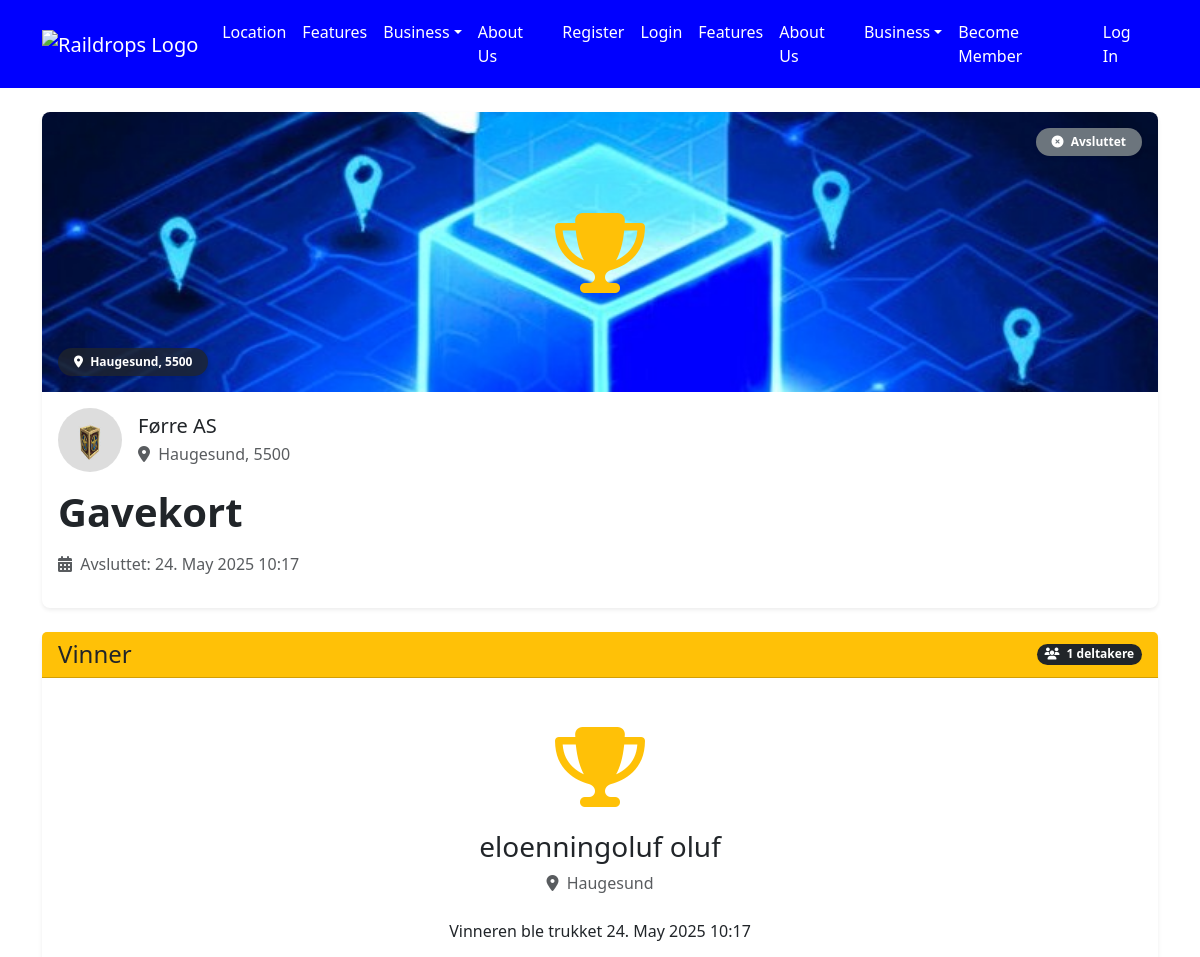
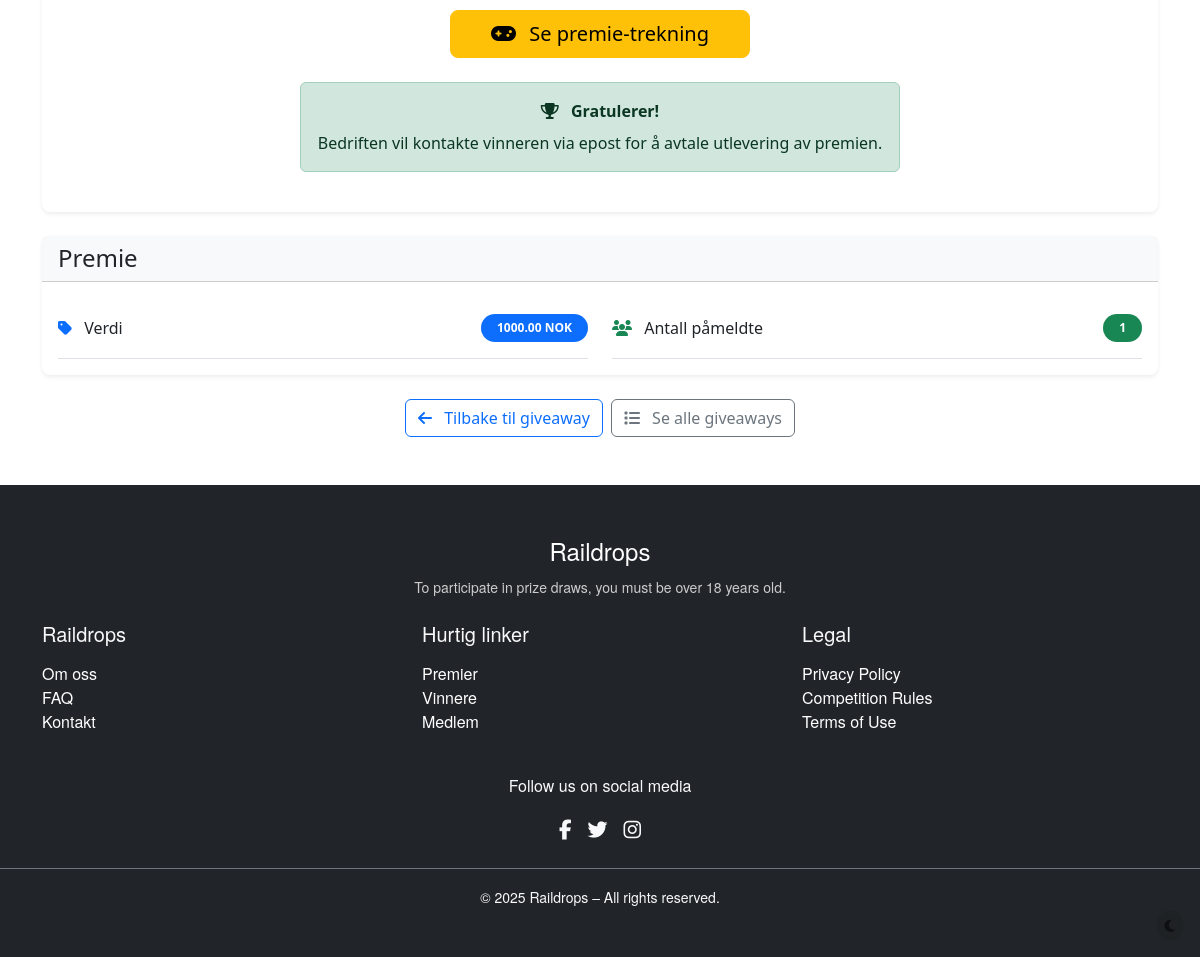
/giveaways/11/winner/, run on the app's committed database (2 pictures, top to bottom).
### giveaways/models.py (models this page shows, shortened)
class Giveaway(models.Model):
    business = models.ForeignKey(
        Business,
        on_delete=models.CASCADE,
        related_name="giveaways",
        db_index=True
    )
    title = models.CharField(max_length=255, db_index=True)
    description = models.TextField()
    image = models.ImageField(upload_to="giveaway_images/", blank=True, null=True)
    prize_value = models.DecimalField(
        max_digits=10,
        decimal_places=2,
        verbose_name="Prize Value",
        null=True,
        blank=True
    )
    start_date = models.DateTimeField(db_index=True)
    end_date = models.DateTimeField(db_index=True)
    is_active = models.BooleanField(default=True, db_index=True)
    created_at = models.DateTimeField(auto_now_add=True, db_index=True)
    signup_question = models.CharField(
        max_length=255,
        blank=True,
        verbose_name="Signup Question"
    )
    signup_options = models.JSONField(
        blank=True,
        null=True,
        verbose_name="Answer Options (max 4)"
    )
    def entry_count(self) -> int:
        return self.entries.count()
    class Meta:
        verbose_name = "Giveaway"
        verbose_name_plural = "Giveaways"
        ordering = ['-created_at']
        indexes = [
            models.Index(fields=['business', 'is_active']),
            models.Index(fields=['start_date', 'end_date']),
            models.Index(fields=['is_active', 'start_date', 'end_date']),
        ]

class Winner(models.Model):
    giveaway = models.OneToOneField(
        Giveaway,
        on_delete=models.CASCADE,
        related_name="winner",
        db_index=True
    )
    user = models.ForeignKey(
        settings.AUTH_USER_MODEL,
        on_delete=models.CASCADE,
        related_name="giveaway_wins",
        db_index=True
    )
    selected_at = models.DateTimeField(auto_now_add=True, db_index=True)
    notification_sent = models.BooleanField(default=False, db_index=True)
    def get_entry(self) -> Optional['Entry']:
        try:
            return Entry.objects.get(giveaway=self.giveaway, user=self.user)
        except Entry.DoesNotExist:
            logger.warning(f"No entry found for winner {self.user.email} in giveaway {self.giveaway.id}")
            return None
    class Meta:
        verbose_name = "Winner"
        verbose_name_plural = "Winners"
        ordering = ['-selected_at']
        indexes = [
            models.Index(fields=['user', 'selected_at']),
            models.Index(fields=['notification_sent']),
        ]

class Entry(models.Model):
    giveaway = models.ForeignKey(
        Giveaway,
        on_delete=models.CASCADE,
        related_name="entries",
        db_index=True
    )
    user = models.ForeignKey(
        settings.AUTH_USER_MODEL,
        on_delete=models.CASCADE,
        related_name="entries",
        db_index=True
    )
    answer = models.CharField(max_length=255, blank=True, db_index=True)
    user_location_city = models.CharField(max_length=100, blank=True, db_index=True)
    entered_at = models.DateTimeField(auto_now_add=True, db_index=True)
    class Meta:
        verbose_name = "Entry"
        verbose_name_plural = "Entries"
        ordering = ['-entered_at']
        unique_together = ('giveaway', 'user')
        indexes = [
            models.Index(fields=['giveaway', 'answer']),
            models.Index(fields=['user', 'entered_at']),
            models.Index(fields=['user_location_city']),
        ]

### businesses/models.py (models this page shows, shortened)
class Business(models.Model):
    user = models.OneToOneField(
        settings.AUTH_USER_MODEL,
        on_delete=models.CASCADE,
        related_name="business_account",
        db_index=True
    )
    admin = models.ForeignKey(
        settings.AUTH_USER_MODEL,
        on_delete=models.CASCADE,
        related_name="admin_businesses",
        help_text="User who is the admin for this business",
        db_index=True
    )
    organization_number = models.CharField(
        max_length=20,
        unique=True,
        null=True,
        blank=True,
        help_text="Organization number must be unique",
        db_index=True
    )
    name = models.CharField(max_length=255, db_index=True)
    description = models.TextField(blank=True)
    logo = models.ImageField(upload_to="business_logos/", blank=True, null=True)
    website = models.URLField(blank=True, null=True)
    postal_code = models.CharField(max_length=10, blank=True, db_index=True)
    city = models.CharField(max_length=64, blank=True, db_index=True)
    address = models.CharField(
        max_length=255,
        blank=True,
        null=True,
        verbose_name="Address",
        help_text="Street address of the business"
    )
    phone = models.CharField(
        max_length=32,
        blank=True,
        null=True,
        verbose_name="Phone",
        help_text="Contact phone for the business"
    )
    contact_person = models.CharField(
        max_length=128,
        blank=True,
        null=True,
        verbose_name="Contact Person",
        help_text="Name of the main contact for the business"
    )
    social_media = models.JSONField(
        blank=True,
        null=True,
        verbose_name="Social Media",
        help_text="Links to Facebook, Instagram, etc."
    )
    created_at = models.DateTimeField(auto_now_add=True, db_index=True)
    class Meta:
        verbose_name = "Bedrift"
        verbose_name_plural = "Bedrifter"
        ordering = ['-created_at']
        indexes = [
            models.Index(fields=['name', 'city']),
            models.Index(fields=['created_at']),
            models.Index(fields=['admin'])
        ]

### accounts/models.py (models this page shows, shortened)
class User(AbstractUser):
    email = models.EmailField(
        _('email address'),
        unique=True,
        db_index=True,  # Add index for better performance
        help_text="Unique email address for login."
    )
    profile_image = models.ImageField(
        upload_to='profile_pics/',
        blank=True,
        null=True,
        help_text="Profile image for the user."
    )
    city = models.CharField(
        max_length=100,
        blank=True,
        db_index=True,  # Add index for location-based filtering
        help_text="User's city/location."
    )
    USERNAME_FIELD = 'email'
    REQUIRED_FIELDS = ['username']  # username is still required for admin compatibility

### giveaways/views.py (the view)
class GiveawayWinnerView(DetailView):
    model = Giveaway
    template_name = 'giveaways/giveaway_winner.html'
    context_object_name = 'giveaway'
    def get_context_data(self, **kwargs):
        context = super().get_context_data(**kwargs)
        giveaway = self.get_object()
        context['business'] = giveaway.business
        try:
            winner = Winner.objects.get(giveaway=giveaway)
            context['winner'] = winner
            winner_entry = winner.get_entry()
            if winner_entry:
                context['winner_entry'] = winner_entry
        except Winner.DoesNotExist:
            context['no_winner_yet'] = True
        context['entries_count'] = giveaway.entry_count()
        if self.request.user.is_authenticated:
            context['has_joined'] = giveaway.entries.filter(user=self.request.user).exists()
        return context

### accounts/context_processors.py (called while the page is built)
def user_roles(request):
    user = request.user
    return {
        'is_member': user_is_member(user),
        'is_business': user_is_business(user),
    }

### accounts/permissions.py (called while the page is built)
def user_is_member(user) -> bool:
    return (
        user.is_authenticated
        and not hasattr(user, "business_account")
        and user.groups.filter(name="Members").exists()
    )

def user_is_business(user) -> bool:
    return user.is_authenticated and hasattr(user, 'business_account')

### templates/giveaways/giveaway_winner.html (shortened to what this page needs)
{% extends 'base.html' %}
{% load static %}
{% block content %}
<div class="container mt-4 mb-5">
    <div class="card border-0 shadow-sm rounded-3 overflow-hidden mb-4">
        <div class="position-relative">
            {% if giveaway.image %}
                <img src="{{ giveaway.image.url }}" class="card-img-top" alt="{{ giveaway.title }}" style="height: 280px; object-fit: cover;">
            {% else %}
                <img src="{% static 'img/default_giveaway.png' %}" class="card-img-top" alt="{{ giveaway.title }}" style="height: 280px; object-fit: cover;">
            {% endif %}
            <div class="position-absolute top-0 end-0 m-3">
                <span class="badge bg-secondary px-3 py-2 rounded-pill shadow-sm">
                    <i class="fa fa-times-circle me-1" aria-hidden="true"></i> Avsluttet
                </span>
            </div>
            <div class="position-absolute top-50 start-50 translate-middle">
                <div class="display-1 text-warning">
                    <i class="fa fa-trophy" aria-hidden="true"></i>
                </div>
            </div>
            <div class="position-absolute bottom-0 start-0 m-3">
                <span class="badge bg-dark bg-opacity-75 px-3 py-2 rounded-pill shadow-sm">
                    <i class="fa fa-map-marker-alt me-1" aria-hidden="true"></i> {{ business.city }}{% if business.postal_code %}, {{ business.postal_code }}{% endif %}
                </span>
            </div>
        </div>
        <div class="card-body">
            <div class="d-flex align-items-center mb-3">
                {% if business.logo %}
                    <img src="{{ business.logo.url }}" class="rounded-circle me-3" alt="{{ business.name }} logo" width="64" height="64">
                {% else %}
                    <div class="rounded-circle bg-light d-flex align-items-center justify-content-center me-3" style="width: 64px; height: 64px;">
                        <i class="fa fa-building fa-2x text-secondary"></i>
                    </div>
                {% endif %}
                <div>
                    <h5 class="card-title mb-1">{{ business.name }}</h5>
                    <p class="card-text text-muted mb-0">
                        <i class="fa fa-map-marker-alt me-1" aria-hidden="true"></i> {{ business.city }}{% if business.postal_code %}, {{ business.postal_code }}{% endif %}
                    </p>
                </div>
            </div>
            <h1 class="display-6 fw-bold mb-3">{{ giveaway.title }}</h1>
            <p class="text-muted">
                <i class="fa fa-calendar-alt me-1" aria-hidden="true"></i> Avsluttet: {{ giveaway.end_date|date:"d. M Y H:i" }}
            </p>
        </div>
    </div>
    <div class="card border-0 shadow-sm rounded-3 mb-4">
        <div class="card-header bg-warning text-dark d-flex justify-content-between align-items-center">
            <h2 class="h4 mb-0">Vinner</h2>
            <span class="badge bg-dark rounded-pill">
                <i class="fa fa-users me-1" aria-hidden="true"></i> {{ entries_count }} deltakere
            </span>
        </div>
        <div class="card-body">
            {% if winner %}
                <div class="text-center py-4">
                    <div class="display-1 text-warning mb-3">
                        <i class="fa fa-trophy" aria-hidden="true"></i>
                    </div>
                    <h3 class="mb-2">{{ winner.user.get_full_name }}</h3>
                    {% if winner_entry %}
                        <p class="text-muted mb-4">
                            <i class="fa fa-map-marker-alt me-1" aria-hidden="true"></i> {{ winner_entry.user_location_city }}
                        </p>
                    {% endif %}
                    <p class="mb-4">Vinneren ble trukket {{ winner.selected_at|date:"d. M Y H:i" }}</p>
                    <div class="d-grid gap-2 mb-4" style="max-width: 300px; margin: 0 auto;">
                        <a href="{% url 'giveaways:winner-animation' giveaway.pk %}" class="btn btn-warning btn-lg">
                            <i class="fa fa-gamepad me-2" aria-hidden="true"></i> Se premie-trekning
                        </a>
                    </div>
                    <div class="alert alert-success" style="max-width: 600px; margin: 0 auto;">
                        <strong><i class="fa fa-trophy me-2" aria-hidden="true"></i> Gratulerer!</strong>
                        <p class="mb-0 mt-2">Bedriften vil kontakte vinneren via epost for å avtale utlevering av premien.</p>
                    </div>
                </div>
            {% endif %}
        </div>
    </div>
    <div class="card border-0 shadow-sm rounded-3 mb-4">
        <div class="card-header bg-light">
            <h2 class="h4 mb-0">Premie</h2>
        </div>
        <div class="card-body">
            <div class="row">
                <div class="col-md-6 mb-3 mb-md-0">
                    <ul class="list-group list-group-flush">
                        <li class="list-group-item d-flex justify-content-between align-items-center px-0 py-3 border-bottom">
                            <span>
                                <i class="fa fa-tag text-primary me-2" aria-hidden="true"></i> Verdi
                            </span>
                            <span class="badge bg-primary rounded-pill px-3 py-2 fw-bold">{{ giveaway.prize_value|default:'?' }} NOK</span>
                        </li>
                    </ul>
                </div>
                <div class="col-md-6">
                    <ul class="list-group list-group-flush">
                        <li class="list-group-item d-flex justify-content-between align-items-center px-0 py-3 border-bottom">
                            <span>
                                <i class="fa fa-users text-success me-2" aria-hidden="true"></i> Antall påmeldte
                            </span>
                            <span class="badge bg-success rounded-pill px-3 py-2 fw-bold">{{ entries_count }}</span>
                        </li>
                    </ul>
                </div>
            </div>
        </div>
    </div>
    <div class="d-flex justify-content-center mt-4">
        <a href="{% url 'giveaways:giveaway-detail' giveaway.id %}" class="btn btn-outline-primary me-2">
            <i class="fa fa-arrow-left me-2" aria-hidden="true"></i> Tilbake til giveaway
        </a>
        <a href="{% url 'giveaways:list' %}" class="btn btn-outline-secondary">
            <i class="fa fa-list me-2" aria-hidden="true"></i> Se alle giveaways
        </a>
    </div>
</div>
{% endblock %}

### static/css/style.css (style rules this page uses)
:root { --raildrops-primary: #004c97; --raildrops-secondary: #ffde59; --raildrops-dark: #1b1b1b; --raildrops-light: #f8fafc; --purple: #4701b7; --light-bg: #f8fafc; --dark-text: #222; --button-bg: #4701b7; --button-text: #fff; --color-background: var(--raildrops-light); --color-text: var(--raildrops-dark); --color-link: var(--raildrops-primary); --color-link-hover: #003c78; --color-success: #28a745; --color-danger: #dc3545; --color-warning: #ffc107; --color-info: #17a2b8; --font-family-base: 'Segoe UI', Arial, sans-serif; --font-size-base: 1rem; --font-size-sm: 0.875rem; --font-size-lg: 1.25rem; --font-weight-normal: 400; --font-weight-bold: 700; --line-height-base: 1.5; --spacing-xs: 0.25rem; --spacing-sm: 0.5rem; --spacing-md: 1rem; --spacing-lg: 1.5rem; --spacing-xl: 2.5rem; --border-radius-sm: 0.25rem; --border-radius-md: 0.5rem; --border-radius-lg: 1rem; }
body { background-color: var(--light-bg); color: var(--raildrops-dark); font-family: 'Segoe UI', Arial, sans-serif; }
.card { border-radius: 1rem; border: none; }
.alert-success { background-color: #e6f7e6; color: #185c18; }

### data on the page
Giveaway: image (picture), title "Gavekort", end_date "24. May 2025 10:17", prize_value "1000.00"
Business: city "Haugesund", postal_code "5500", logo (picture), name "Førre AS"
Winner: user.get_full_name "eloenningoluf oluf", selected_at "24. May 2025 10:17"
Entry: user_location_city "Haugesund"

### other printed values
{{ entries_count }} "1"
